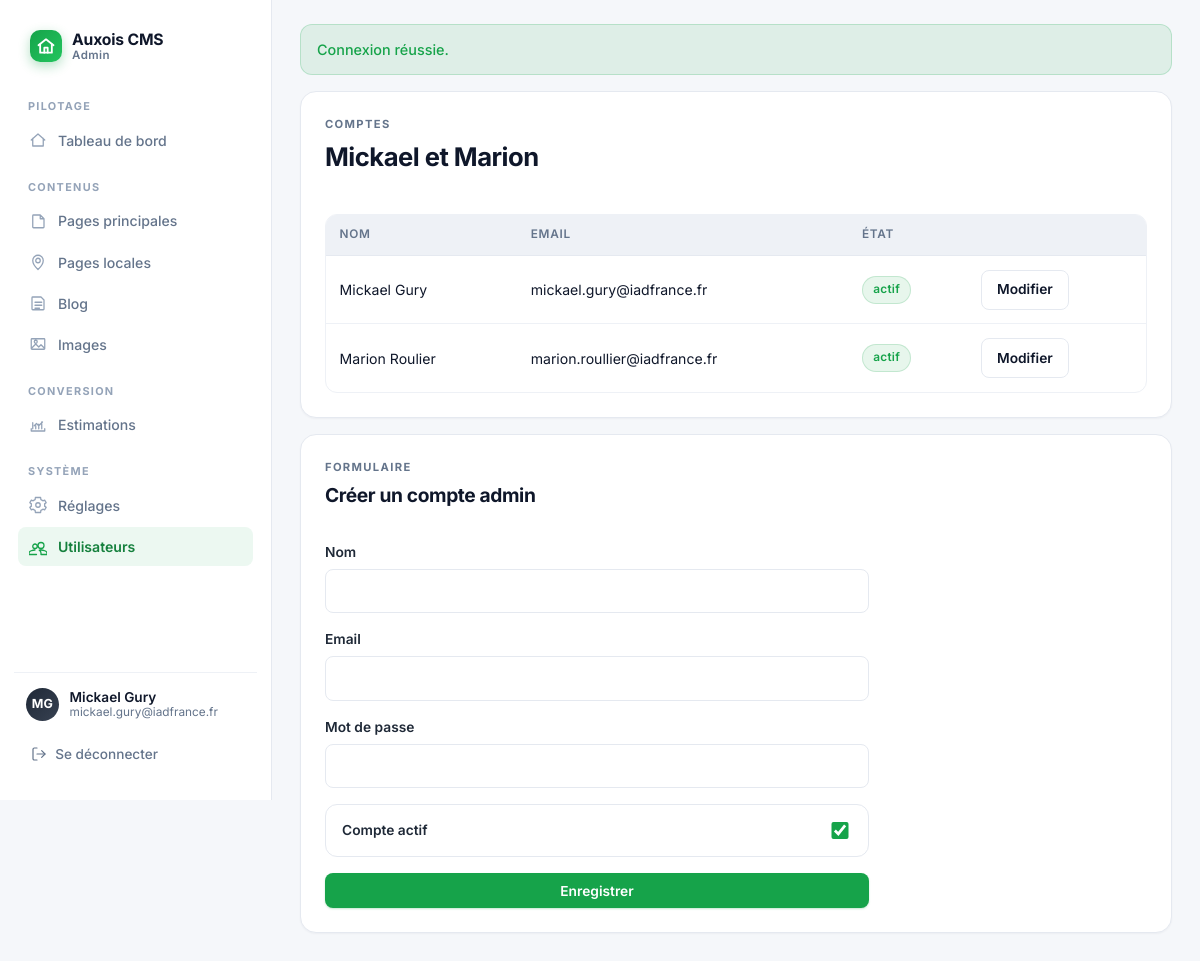
The app's page /ovh/admin/users.php (signed in) with its own data.
### tables this page shows
CREATE TABLE IF NOT EXISTS cms_admin_users (
  id INT UNSIGNED NOT NULL AUTO_INCREMENT,
  name VARCHAR(150) NOT NULL,
  email VARCHAR(190) NOT NULL,
  password_hash VARCHAR(255) NOT NULL,
  role VARCHAR(50) NOT NULL DEFAULT 'admin',
  is_active TINYINT(1) NOT NULL DEFAULT 1,
  created_at DATETIME NOT NULL DEFAULT CURRENT_TIMESTAMP,
  updated_at DATETIME NOT NULL DEFAULT CURRENT_TIMESTAMP ON UPDATE CURRENT_TIMESTAMP,
  PRIMARY KEY (id),
  UNIQUE KEY uniq_cms_admin_users_email (email)
);

### ovh/app/bootstrap.php (called while the page is built, shortened)
<?php
function cms_load_env(string $path): array
{
    if (!is_file($path)) {
        return [];
    }
    $values = [];
    return $values;
}
function cms_config(): array
{
    static $config = null;
    if ($config !== null) {
        return $config;
    }
    $root = dirname(__DIR__);
    $env = cms_load_env($root . '/.env');
    $get = static function (string $key, ?string $default = null) use ($env): ?string {
        $value = $_ENV[$key] ?? $_SERVER[$key] ?? $env[$key] ?? $default;
        return $value === null ? null : trim($value);
    };
    $config = [
        'root' => $root,
        'app_env' => $get('APP_ENV', 'production'),
        'app_url' => rtrim((string) $get('APP_URL', ''), '/'),
        'db_host' => (string) $get('DB_HOST', '127.0.0.1'),
        'db_port' => (int) $get('DB_PORT', '3306'),
        'db_name' => (string) $get('DB_NAME', ''),
        'db_user' => (string) $get('DB_USER', ''),
        'db_password' => (string) $get('DB_PASSWORD', ''),
        'session_cookie_name' => (string) $get('SESSION_COOKIE_NAME', 'immobilier_auxois_admin'),
        'upload_dir' => trim((string) $get('UPLOAD_DIR', 'uploads/cms'), '/'),
        'upload_public_base' => '/' . trim((string) $get('UPLOAD_PUBLIC_BASE', '/uploads/cms'), '/'),
        'install_token' => (string) $get('INSTALL_TOKEN', ''),
    ];
    return $config;
}
function cms_bootstrap_session(): void
{
    $config = cms_config();
    if (session_status() === PHP_SESSION_ACTIVE) {
        return;
    }
}
function cms_db(): PDO
{
    $config = cms_config();
    $dsn = sprintf('mysql:host=%s;port=%d;dbname=%s;charset=utf8mb4', $config['db_host'], $config['db_port'], $config['db_name']);
    $pdo = new PDO($dsn, $config['db_user'], $config['db_password'], [
        PDO::ATTR_ERRMODE => PDO::ERRMODE_EXCEPTION,
        PDO::ATTR_DEFAULT_FETCH_MODE => PDO::FETCH_ASSOC,
        PDO::ATTR_EMULATE_PREPARES => false,
        PDO::MYSQL_ATTR_MULTI_STATEMENTS => true,
    ]);
    return $pdo;
}
function cms_h(?string $value): string
{
    return htmlspecialchars((string) $value, ENT_QUOTES, 'UTF-8');
}
function cms_base_url(): string
{
    $appUrl = cms_config()['app_url'] ?? '';
    $path = parse_url($appUrl, PHP_URL_PATH);
    if (!is_string($path)) {
        return '';
    }
    $path = trim($path, '/');
    return $path === '' ? '' : '/' . $path;
}
function cms_url(string $path = '/'): string
{
    $base = cms_base_url();
    $normalized = '/' . ltrim($path, '/');
    return ($base === '' ? '' : $base) . ($normalized === '/' ? '/' : $normalized);
}
function cms_consume_flash(): ?array
{
    $flash = $_SESSION['flash'] ?? null;
    return $flash;
}
function cms_admin_users(): array
{
    $statement = cms_db()->query('SELECT id, name, email, role, is_active, created_at, updated_at FROM cms_admin_users ORDER BY id ASC');
    return $statement->fetchAll();
}
function cms_admin_user(?int $id): ?array
{
    if ($id === null) {
        return null;
    }
    $statement = cms_db()->prepare('SELECT id, name, email, role, is_active FROM cms_admin_users WHERE id = ? LIMIT 1');
    $statement->execute([$id]);
    $row = $statement->fetch();
    return $row ?: null;
}
function cms_current_admin(): ?array
{
    $user = $_SESSION['admin_user'] ?? null;
    return is_array($user) ? $user : null;
}
require_once __DIR__ . '/views.php';

### ovh/admin/users.php (the view, shortened to what this page needs)
<?php
require dirname(__DIR__) . '/app/bootstrap.php';
$id = isset($_GET['id']) ? (int) $_GET['id'] : null;
$editingUser = cms_admin_user($id);
$users = cms_admin_users();
cms_render_admin_start('Utilisateurs', '/admin/users');
?>
<section class="panel">
  <div class="panel-head compact">
    <div>
      <p class="eyebrow">Comptes</p>
      <h1>Mickael et Marion</h1>
    </div>
  </div>
  <div class="table-wrap">
    <table class="admin-table">
      <thead>
        <tr>
          <th>Nom</th>
          <th>Email</th>
          <th>État</th>
          <th></th>
        </tr>
      </thead>
      <tbody>
        <?php foreach ($users as $user): ?>
          <tr>
            <td><?= cms_h((string) $user['name']) ?></td>
            <td><?= cms_h((string) $user['email']) ?></td>
            <td><span class="status-badge status-<?= (int) $user['is_active'] === 1 ? 'published' : 'draft' ?>"><?= (int) $user['is_active'] === 1 ? 'actif' : 'inactif' ?></span></td>
            <td><a class="secondary-button" href="<?= cms_h(cms_url('/admin/users?id=' . (int) $user['id'])) ?>">Modifier</a></td>
          </tr>
        <?php endforeach; ?>
      </tbody>
    </table>
  </div>
</section>
<section class="panel">
  <div class="panel-head compact">
    <div>
      <p class="eyebrow">Formulaire</p>
      <h2><?= $editingUser ? 'Modifier le compte' : 'Créer un compte admin' ?></h2>
    </div>
  </div>
  <form method="post" class="admin-form-stack compact-form">
    <label>
      Nom
      <input name="name" value="<?= cms_h((string) ($editingUser['name'] ?? '')) ?>" required>
    </label>
    <label>
      Email
      <input type="email" name="email" value="<?= cms_h((string) ($editingUser['email'] ?? '')) ?>" required>
    </label>
    <label>
      Mot de passe <?= $editingUser ? '(laisser vide pour conserver l’existant)' : '' ?>
      <input type="password" name="password" <?= $editingUser ? '' : 'required' ?>>
    </label>
    <label class="toggle-field">
      <span>Compte actif</span>
      <input type="checkbox" name="is_active" value="1" <?= !isset($editingUser['is_active']) || (int) $editingUser['is_active'] === 1 ? 'checked' : '' ?>>
    </label>
    <button class="primary-button" type="submit">Enregistrer</button>
  </form>
</section>
<?php cms_render_admin_end(); ?>

### ovh/app/views.php (shortened to what this page needs)
<?php
function cms_render_admin_start(string $title, string $currentNav): void
{
    $admin = cms_current_admin();
    $flash = cms_consume_flash();
    $navigationGroups = [
        'Pilotage' => [
            '/admin' => ['label' => 'Tableau de bord', 'icon' => 'M3 12 12 4l9 8M5 10v10h14V10'],
        ],
        'Contenus' => [
            '/admin/pages' => ['label' => 'Pages principales', 'icon' => 'M6 4h9l5 5v11a1 1 0 0 1-1 1H6a1 1 0 0 1-1-1V5a1 1 0 0 1 1-1Zm9 0v5h5'],
            '/admin/local-pages' => ['label' => 'Pages locales', 'icon' => 'M12 22s7-6.5 7-12a7 7 0 1 0-14 0c0 5.5 7 12 7 12Zm0-9a3 3 0 1 1 0-6 3 3 0 0 1 0 6Z'],
            '/admin/blog' => ['label' => 'Blog', 'icon' => 'M5 4h11l4 4v12a1 1 0 0 1-1 1H5a1 1 0 0 1-1-1V5a1 1 0 0 1 1-1Zm3 7h9M8 15h9M8 19h6'],
            '/admin/media' => ['label' => 'Images', 'icon' => 'M4 5h16a1 1 0 0 1 1 1v12a1 1 0 0 1-1 1H4a1 1 0 0 1-1-1V6a1 1 0 0 1 1-1Zm0 12 5-5 4 4 3-3 4 4M9 11a2 2 0 1 1 0-4 2 2 0 0 1 0 4Z'],
        ],
        'Conversion' => [
            '/admin/estimation-requests' => ['label' => 'Estimations', 'icon' => 'M3 17v3h18v-3M7 13l3-3 3 3 5-5M5 17V9m4 8V13m4 4V11m4 6V8'],
        ],
        'Système' => [
            '/admin/settings' => ['label' => 'Réglages', 'icon' => 'M12 9a3 3 0 1 0 0 6 3 3 0 0 0 0-6Zm8.94 3a8.94 8.94 0 0 0-.13-1.5l2.05-1.6-2-3.46-2.42.97a8.94 8.94 0 0 0-2.6-1.5L15.5 2h-7l-.34 2.91a8.94 8.94 0 0 0-2.6 1.5l-2.42-.97-2 3.46 2.05 1.6c-.08.49-.13.99-.13 1.5s.05 1.01.13 1.5L1.14 15.1l2 3.46 2.42-.97a8.94 8.94 0 0 0 2.6 1.5L8.5 22h7l.34-2.91a8.94 8.94 0 0 0 2.6-1.5l2.42.97 2-3.46-2.05-1.6c.08-.49.13-.99.13-1.5Z'],
            '/admin/users' => ['label' => 'Utilisateurs', 'icon' => 'M16 14a4 4 0 1 0 0-8 4 4 0 0 0 0 8Zm-8 0a3 3 0 1 0 0-6 3 3 0 0 0 0 6Zm0 2c-2.67 0-8 1.34-8 4v2h10m6-6c-.7 0-1.5.07-2.34.2 1.46.96 2.34 2.16 2.34 3.8v2h8v-2c0-2.66-5.33-4-8-4Z'],
        ],
    ];
    $adminName = (string) ($admin['name'] ?? '');
    $adminEmail = (string) ($admin['email'] ?? '');
    $initials = '';
    foreach (preg_split('/\s+/', trim($adminName)) ?: [] as $part) {
        if ($part !== '' && mb_strlen($initials) < 2) {
            $initials .= mb_strtoupper(mb_substr($part, 0, 1));
        }
    }
    ?>
    <!doctype html>
    <html lang="fr">
      <head>
        <link rel="stylesheet" href="<?= cms_h(cms_url('/assets/admin.css')) ?>">
      </head>
      <body class="admin-shell">
        <aside class="admin-sidebar">
          <div class="admin-sidebar-top">
            <a class="admin-brand" href="<?= cms_h(cms_url('/admin')) ?>">
              <span class="admin-brand-mark" aria-hidden="true">
                <svg viewBox="0 0 24 24" width="20" height="20" fill="none" stroke="currentColor" stroke-width="2.2" stroke-linecap="round" stroke-linejoin="round">
                  <path d="M3 11 12 4l9 7"/>
                  <path d="M5 10v10h14V10"/>
                  <path d="M10 20v-6h4v6"/>
                </svg>
              </span>
              <span class="admin-brand-text">
                <strong>Auxois CMS</strong>
                <small>Admin</small>
              </span>
            </a>
          </div>
          <nav class="admin-nav" aria-label="Navigation principale">
            <?php foreach ($navigationGroups as $groupLabel => $items): ?>
              <div class="admin-nav-group">
                <p class="admin-nav-heading"><?= cms_h($groupLabel) ?></p>
                <?php foreach ($items as $href => $entry): ?>
                  <a class="admin-nav-link<?= $currentNav === $href ? ' is-active' : '' ?>" href="<?= cms_h(cms_url($href)) ?>">
                    <span class="admin-nav-icon" aria-hidden="true">
                      <svg viewBox="0 0 24 24" width="18" height="18" fill="none" stroke="currentColor" stroke-width="1.7" stroke-linecap="round" stroke-linejoin="round">
                        <path d="<?= cms_h($entry['icon']) ?>"/>
                      </svg>
                    </span>
                    <span><?= cms_h($entry['label']) ?></span>
                  </a>
                <?php endforeach; ?>
              </div>
            <?php endforeach; ?>
          </nav>
          <div class="admin-sidebar-footer">
            <div class="admin-user-card">
              <span class="admin-user-avatar" aria-hidden="true"><?= cms_h($initials !== '' ? $initials : 'A') ?></span>
              <div class="admin-user-info">
                <strong><?= cms_h($adminName !== '' ? $adminName : 'Administrateur') ?></strong>
                <?php if ($adminEmail !== ''): ?><small><?= cms_h($adminEmail) ?></small><?php endif; ?>
              </div>
            </div>
            <a class="admin-logout" href="<?= cms_h(cms_url('/admin/logout')) ?>">
              <svg viewBox="0 0 24 24" width="16" height="16" fill="none" stroke="currentColor" stroke-width="1.8" stroke-linecap="round" stroke-linejoin="round" aria-hidden="true">
                <path d="M9 21H5a2 2 0 0 1-2-2V5a2 2 0 0 1 2-2h4"/>
                <polyline points="16 17 21 12 16 7"/>
                <line x1="21" y1="12" x2="9" y2="12"/>
              </svg>
              Se déconnecter
            </a>
          </div>
        </aside>
        <main class="admin-main">
          <?php if ($flash): ?>
            <div class="flash flash-<?= cms_h($flash['type']) ?>"><?= cms_h($flash['message']) ?></div>
          <?php endif; ?>
    <?php
}
function cms_render_admin_end(): void
{
    ?>
        </main>
      </body>
    </html>
    <?php
}
    ?>

### records on screen
cms_admin_users: name "Mickael Gury", email "mickael.gury@iadfrance.fr", is_active "actif"
cms_admin_users: name "Marion Roulier", email "marion.roullier@iadfrance.fr", is_active "actif"

### other values on screen
cms_h($groupLabel) "PILOTAGE"
cms_h($entry['label']) "Tableau de bord"
cms_h($groupLabel) "CONTENUS"
cms_h($entry['label']) "Pages principales"
cms_h($entry['label']) "Pages locales"
cms_h($entry['label']) "Blog"
cms_h($entry['label']) "Images"
cms_h($groupLabel) "CONVERSION"
cms_h($entry['label']) "Estimations"
cms_h($groupLabel) "SYSTÈME"
cms_h($entry['label']) "Réglages"
cms_h($entry['label']) "Utilisateurs"
cms_h($initials !== '' ? $initials : 'A') "MG"
cms_h($flash['message']) "Connexion réussie."
